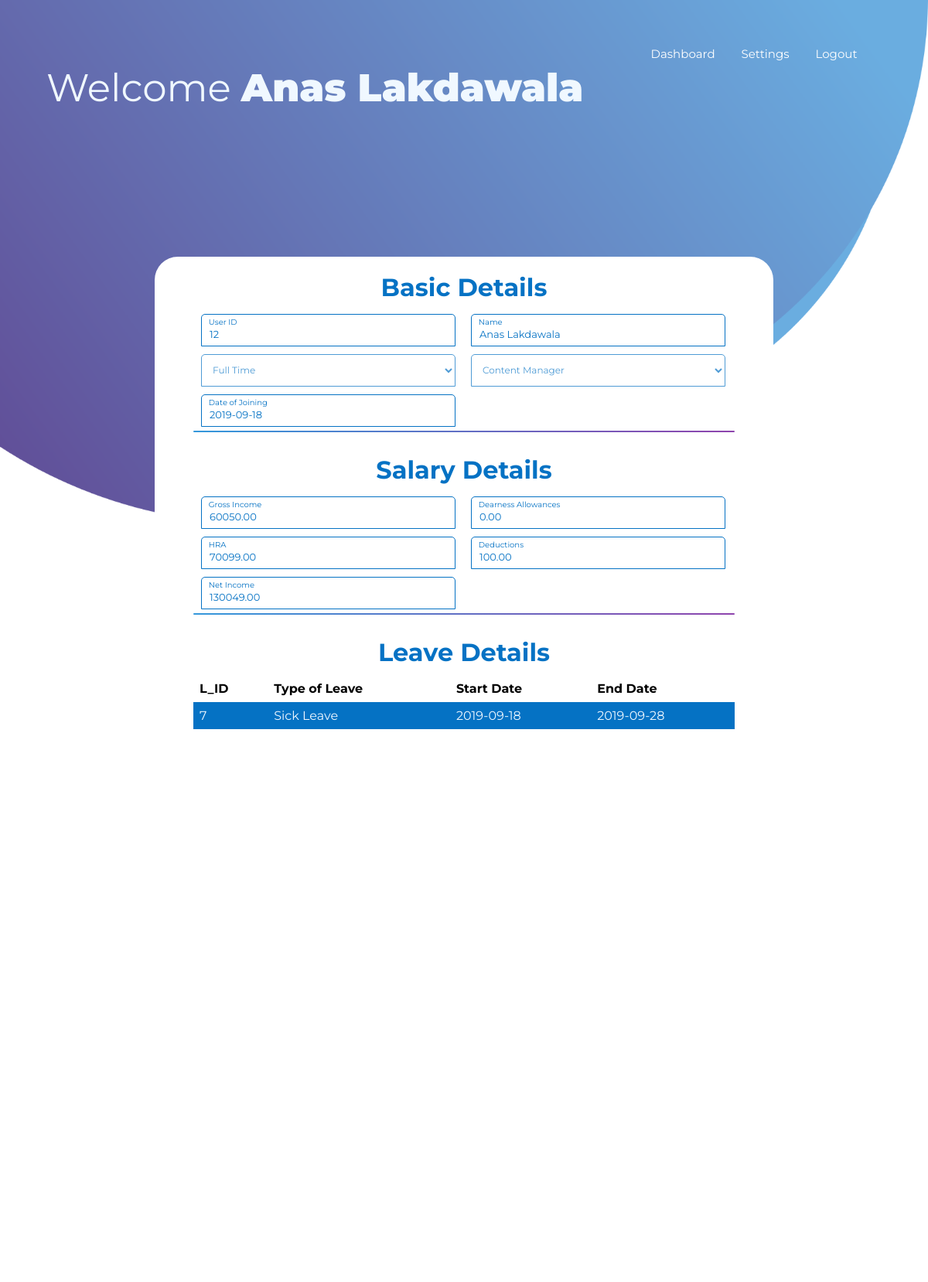
Screenshot of /emp.php?a=12 with the database file from the repository.
### tables this page shows
CREATE TABLE `employee` (
  `E_ID` int(11) NOT NULL,
  `E_NAME` varchar(40) NOT NULL,
  `Password` varchar(30) NOT NULL,
  `Phone` bigint(20) NOT NULL,
  `Type` text NOT NULL,
  `Desig` text NOT NULL,
  `DOJ` date NOT NULL
);

CREATE TABLE `salary` (
  `S_ID` int(11) NOT NULL,
  `GI` decimal(20,2) DEFAULT 0.00,
  `DA` decimal(20,2) DEFAULT 0.00,
  `HRA` decimal(20,2) DEFAULT 0.00,
  `HC` decimal(20,2) DEFAULT 0.00,
  `NI` decimal(20,2) DEFAULT 0.00,
  `E_ID` int(11) NOT NULL
);

CREATE TABLE `leaves` (
  `L_ID` int(11) NOT NULL,
  `type` text NOT NULL,
  `s_date` date NOT NULL,
  `e_date` date NOT NULL,
  `E_ID` int(11) NOT NULL
);

### emp.php (the view, shortened to what this page needs)
<?php
$id = $_GET['a'];
$host = "localhost";
 $dbUsername = "id11037018_admin";
    $dbPassword = "admin";
    $dbname = "id11037018_payroll";
    $conn = new mysqli($host, $dbUsername, $dbPassword, $dbname);
    if (mysqli_connect_error()) {
    	die('Connect Error('. mysqli_connect_errno().')'. mysqli_connect_error());
    }
	else {
		$q = "Select * from employee where E_ID = $id";
      $query = mysqli_query($conn,$q);
	$res = mysqli_fetch_array($query);
	$q1 = "Select * from salary where E_ID = $id";
	$query1 = mysqli_query($conn,$q1);
	$res1 = mysqli_fetch_array($query1);
     }
?>
<!DOCTYPE html>
<html lang="en" dir="ltr">
  <head>
	   <link rel="stylesheet" type="text/css" href="empc.css">
  </head>
  <body>
	  <div id = "welcome">
	  <div id = "heading">Welcome <span id="mainhead"><?php echo $res['E_NAME']; ?></span></div>
	  </div>
		<div class="bottom-text">
          <a id="nav" href="https://payrollmngsys.000webhostapp.com/emp.php?a=<?php echo $id; ?>">Dashboard</a>
          <a id="nav" href="https://payrollmngsys.000webhostapp.com/empsett.php?a=<?php echo $id; ?>">Settings</a>
          <a id="nav" href="https://payrollmngsys.000webhostapp.com/index.php">Logout</a>
        </div>
      <form action="index.html" class="login-form">
        <h1>Basic Details</h1>
<div class="txtbd">
          <input type="text" value="<?php echo $res['E_ID']; ?>" disabled>
          <span>User ID</span>
        </div>
		  <div class="txtbd">
          <input type="text" value="<?php echo $res['E_NAME']; ?>" disabled>
          <span>Name</span>
        </div>
		  <div class="txtb">
		  <select name="type" disabled>
		<option selected hidden value=""><?php echo $res['Type']; ?></option>
</select>
		  </div>
		  <div class="txtb">
		  <select name="desig" disabled>
		<option value=""><?php echo $res['Desig']; ?></option>
</select>
		  </div>
		  <div class="txtbd">
          <input name="date" type="text" onfocus="(this.type='date')" onblur="if(!this.value)this.type='text'" value="<?php echo $res['DOJ']; ?>" disabled>
          <span>Date of Joining</span>
        </div>
		  <input type="" class="logbtndis" value="" disabled>
		  <br>
		   <h1>Salary Details</h1>
		  <div class="txtbd">
          <input type="text" name="ph" value="<?php echo $res1['GI']; ?>"disabled>
			  <span>Gross Income</span>
        </div>
		  <div class="txtbd">
          <input type="text" name="ph" value="<?php echo $res1['DA']; ?>"disabled>
			  <span>Dearness Allowances</span>
        </div>
		  <div class="txtbd">
          <input type="text" name="ph" value="<?php echo $res1['HRA']; ?>"disabled>
			  <span>HRA</span>
        </div>
		  <div class="txtbd">
          <input type="text" name="ph" value="<?php echo $res1['HC']; ?>"disabled>
			  <span>Deductions</span>
        </div>
		  <div class="txtbd">
          <input type="text" name="ph" value="<?php echo $res1['NI']; ?>"disabled>
			  <span>Net Income</span>
        </div>
		  <input type="" class="logbtndis" value="" disabled>
		  <br>
		   <h1>Leave Details</h1>
		  <table>
			  <tr>
			  <th>L_ID</th>
				  <th>Type of Leave</th>
				  <th>Start Date</th>
				  <th>End Date</th>
			  </tr>
	<?php
$id = $_GET['a'];
$host = "localhost";
 $dbUsername = "id11037018_admin";
    $dbPassword = "admin";
    $dbname = "id11037018_payroll";
    $conn = new mysqli($host, $dbUsername, $dbPassword, $dbname);
    if (mysqli_connect_error()) {
    	die('Connect Error('. mysqli_connect_errno().')'. mysqli_connect_error());
    }
	else {
		$q = "Select * from leaves where E_ID = $id";
      $query = mysqli_query($conn,$q);
	while($res = mysqli_fetch_array($query)){
		?>
		<tr>
			<td><?php echo $res['L_ID'] ?></td>
			<td><?php echo $res['type'] ?></td>
			<td><?php echo $res['s_date'] ?></td>
			<td><?php echo $res['e_date'] ?></td>
			  </tr>
				<?php
	}
     }
?>
</table>
      </form>
  </body>
</html>

### empc.css (style rules this page uses)
* { margin: 0; padding: 0; text-decoration: none; font-family: montserrat; box-sizing: border-box; }
#welcome { position: absolute; top: 5%; left: 5%; }
#heading { font-size: 50px; color: aliceblue; }
#mainhead { font-weight: 1000; font-size: 50px; color: aliceblue; }
body { min-height: 100vh; background-image: url(design.png); background-size: 100%; background-repeat: no-repeat; }
.login-form { width: 800px; height: 100%; text-align: center; padding:10px 50px 80px 50px; border-radius: 30px; position: absolute; left: 50%; top: 70%; transform: translate(-50%,-50%); background-color: white; font-family: 'Montserrat', sans-serif; }
.login-form h1 { text-align: center; margin-top: 10px; margin-bottom: 10px; font-family: 'Montserrat', sans-serif; color: #0572C4; }
.txtb { position: relative; margin-top: 5px; margin-left: 10px; margin-bottom: 5px; margin-right: 10px; text-align: left; width: 47%; float: left; }
.txtb input,.txtbd input { font-size: 13px; color: #333; border-left: 1px solid #0572C4; border-top: 1px solid #0572C4; border-right: 1px solid #0572C4; border-bottom: 1px solid #0572C4; border-top-left-radius: 5px; border-top-right-radius: 5px; color: #0572C4; width: 100%; outline: none; background: none; padding: 25px 5px 15px 10px; height: 40px; }
.txtb select { font-size: 12px; font-family: 'Montserrat', sans-serif; color: #333; border-left: 1px solid #0572C4; border-top: 1px solid #0572C4; border-right: 1px solid #0572C4; border-bottom: 1px solid #0572C4; border-top-left-radius: 5px; border-top-right-radius: 5px; color: #0572C4; width: 100%; outline: none; background: none; padding: 10px 5px 10px 10px; height: 42px; }
.txtbd span { font-size: 10px; content: attr(data-placeholder); position: absolute; top: 10px; left: 3%; color: #adadad; transform: translateY(-50%); transition: .3s; font-family: 'Montserrat', sans-serif; color: #0572C4; }
.txtbd { position: relative; margin-top: 5px; margin-left: 10px; margin-bottom: 5px; margin-right: 10px; text-align: left; width: 47%; float: left; }
table { border-collapse: collapse; width: 100%; margin-bottom: 50px; }
th, td { text-align: left; padding: 8px; font-family: 'Montserrat', sans-serif; }
tr:nth-child(even) { background-color: #0572C4; color: aliceblue; }
.logbtndis { display: block; margin-top: 20px; padding: px; border: 0px solid white; border-radius: 5px; width: 100%; height: 2px; background: linear-gradient(120deg,#3498db,#8e44ad,#3498db); background-size: 200%; color: #fff; outline: none; cursor: pointer; transition: .5s; font-family: 'Montserrat', sans-serif; }
.bottom-text { margin-top: 60px; margin-left: 60%; text-align: center; font-size: 15px; font-family: 'Montserrat', sans-serif; }
#nav { color: white; font-family: 'Montserrat', sans-serif; padding-left: 30px; }

### rows the page displays
employee: E_NAME "Anas Lakdawala", E_ID "12", type "Full Time", desig "Content Manager", date "2019-09-18"
salary: ph "60050.00", ph "0.00", ph "70099.00", ph "100.00", ph "130049.00"
leaves: L_ID "7", type "Sick Leave", s_date "2019-09-18", e_date "2019-09-28"
